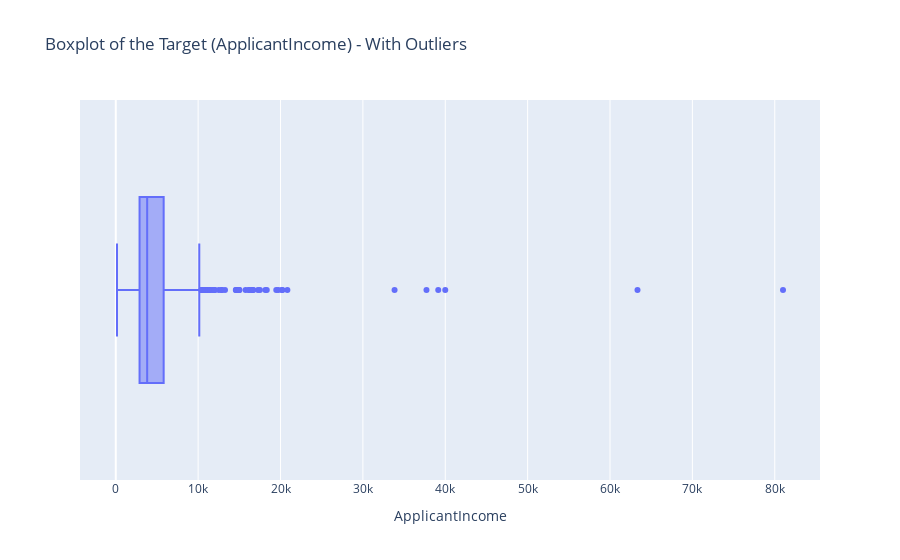
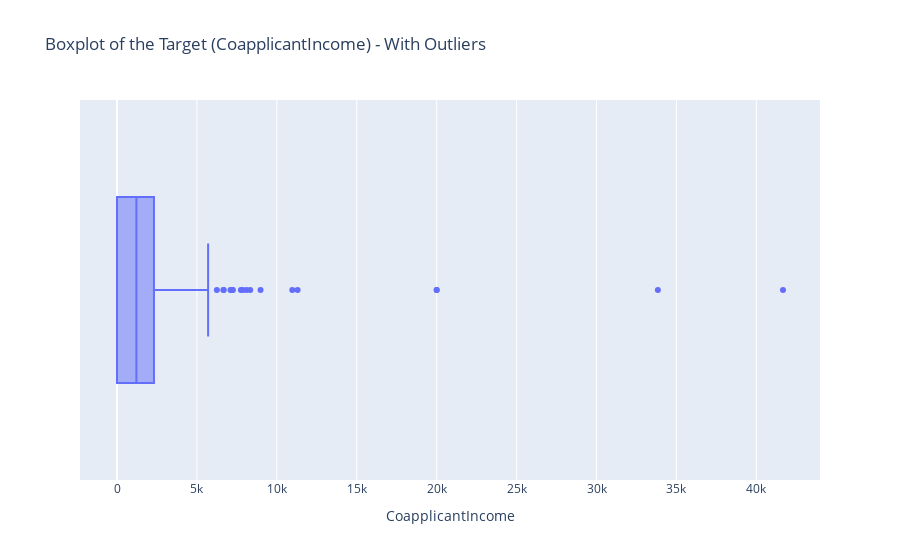
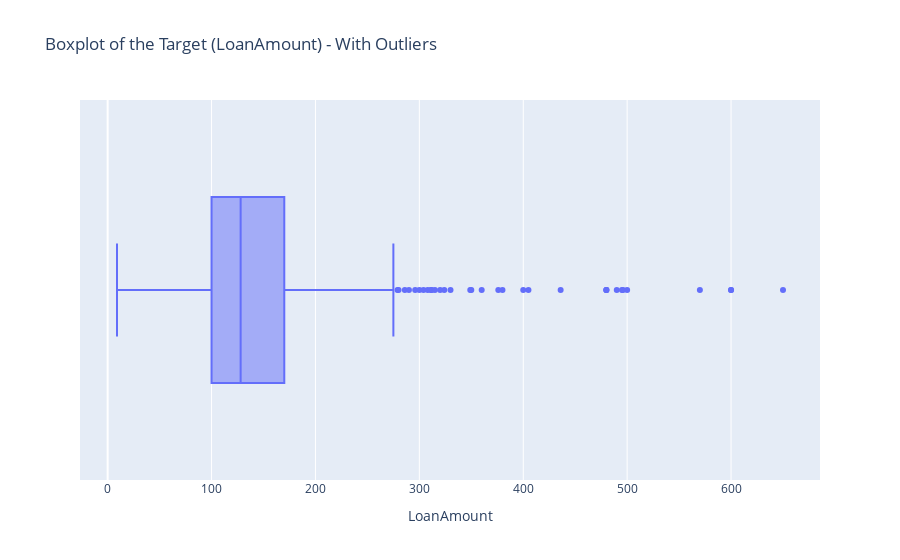
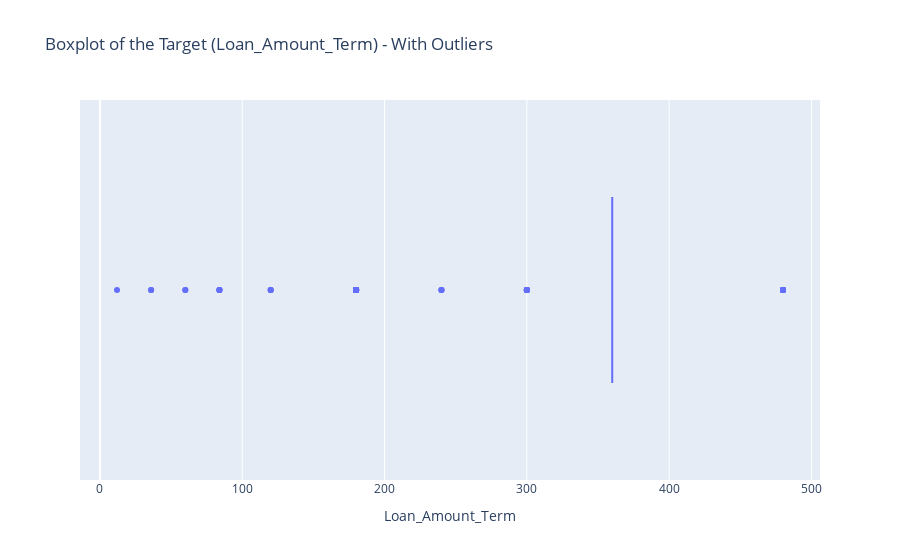

The code cell stored with these charts, in order, in its notebook:
### Code cell
# Plot / Visualize the outliers of the numerical features
import matplotlib.pyplot as plt
import plotly.express as px

for col in df[['ApplicantIncome', 'CoapplicantIncome', 'LoanAmount', 'Loan_Amount_Term']]:
    fig = px.box(
        data_frame=df, 
        x=col,
        orientation='h',
        title=f'Boxplot of the Target ({col}) - With Outliers'
    )
    fig.show()

### Figure 1 — Plotly figure (JSON) as saved in the notebook; plotly's stock layout.template omitted (floating-point values rounded to 4 significant figures; data arrays with more than 128 entries replaced by an {"elided": "..."} marker saying what was removed)
{"data": [{"alignmentgroup": "True", "hovertemplate": "ApplicantIncome=%{x}<extra></extra>", "legendgroup": "", "marker": {"color": "#636efa"}, "name": "", "notched": false, "offsetgroup": "", "orientation": "h", "showlegend": false, "type": "box", "x": {"elided": "553 int values"}, "x0": " ", "xaxis": "x", "y0": " ", "yaxis": "y"}], "layout": {"boxmode": "group", "legend": {"tracegroupgap": 0}, "title": {"text": "Boxplot of the Target (ApplicantIncome) - With Outliers"}, "xaxis": {"anchor": "y", "domain": [0, 1], "title": {"text": "ApplicantIncome"}}, "yaxis": {"anchor": "x", "domain": [0, 1]}}}

### Figure 2 — Plotly figure (JSON) as saved in the notebook; plotly's stock layout.template omitted (floating-point values rounded to 4 significant figures; data arrays with more than 128 entries replaced by an {"elided": "..."} marker saying what was removed)
{"data": [{"alignmentgroup": "True", "hovertemplate": "CoapplicantIncome=%{x}<extra></extra>", "legendgroup": "", "marker": {"color": "#636efa"}, "name": "", "notched": false, "offsetgroup": "", "orientation": "h", "showlegend": false, "type": "box", "x": {"elided": "553 float values"}, "x0": " ", "xaxis": "x", "y0": " ", "yaxis": "y"}], "layout": {"boxmode": "group", "legend": {"tracegroupgap": 0}, "title": {"text": "Boxplot of the Target (CoapplicantIncome) - With Outliers"}, "xaxis": {"anchor": "y", "domain": [0, 1], "title": {"text": "CoapplicantIncome"}}, "yaxis": {"anchor": "x", "domain": [0, 1]}}}

### Figure 3 — Plotly figure (JSON) as saved in the notebook; plotly's stock layout.template omitted (floating-point values rounded to 4 significant figures; data arrays with more than 128 entries replaced by an {"elided": "..."} marker saying what was removed)
{"data": [{"alignmentgroup": "True", "hovertemplate": "LoanAmount=%{x}<extra></extra>", "legendgroup": "", "marker": {"color": "#636efa"}, "name": "", "notched": false, "offsetgroup": "", "orientation": "h", "showlegend": false, "type": "box", "x": {"elided": "553 int values"}, "x0": " ", "xaxis": "x", "y0": " ", "yaxis": "y"}], "layout": {"boxmode": "group", "legend": {"tracegroupgap": 0}, "title": {"text": "Boxplot of the Target (LoanAmount) - With Outliers"}, "xaxis": {"anchor": "y", "domain": [0, 1], "title": {"text": "LoanAmount"}}, "yaxis": {"anchor": "x", "domain": [0, 1]}}}

### Figure 4 — Plotly figure (JSON) as saved in the notebook; plotly's stock layout.template omitted (floating-point values rounded to 4 significant figures; data arrays with more than 128 entries replaced by an {"elided": "..."} marker saying what was removed)
{"data": [{"alignmentgroup": "True", "hovertemplate": "Loan_Amount_Term=%{x}<extra></extra>", "legendgroup": "", "marker": {"color": "#636efa"}, "name": "", "notched": false, "offsetgroup": "", "orientation": "h", "showlegend": false, "type": "box", "x": {"elided": "553 int values"}, "x0": " ", "xaxis": "x", "y0": " ", "yaxis": "y"}], "layout": {"boxmode": "group", "legend": {"tracegroupgap": 0}, "title": {"text": "Boxplot of the Target (Loan_Amount_Term) - With Outliers"}, "xaxis": {"anchor": "y", "domain": [0, 1], "title": {"text": "Loan_Amount_Term"}}, "yaxis": {"anchor": "x", "domain": [0, 1]}}}
